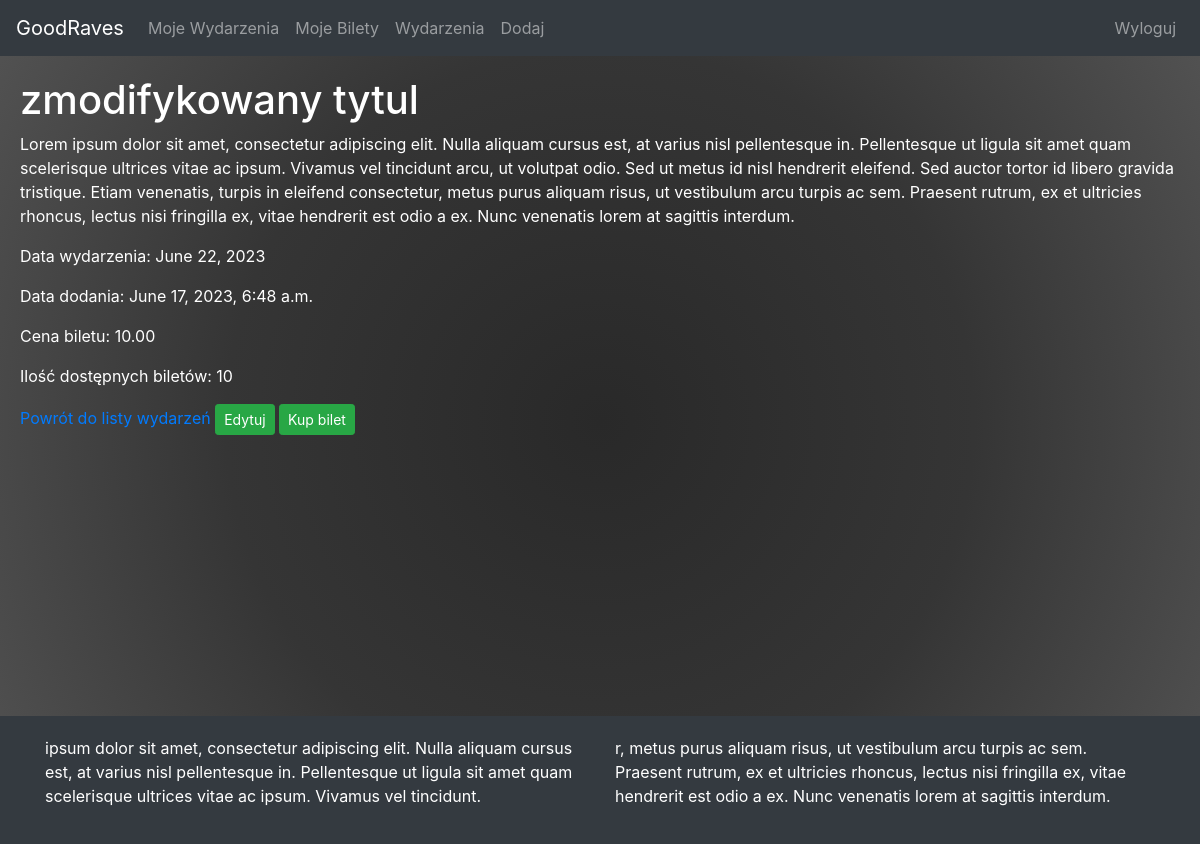
Screenshot of /event/1/ (signed in) with the database file from the repository.
### cms/models.py (models this page shows, shortened)
class Event(models.Model):
    title = models.CharField(max_length=200)
    content = models.TextField()
    author = models.ForeignKey(User, on_delete=models.CASCADE)
    date_added = models.DateTimeField(auto_now=True)
    ticket_quantity = models.PositiveIntegerField(default=0)
    ticket_price = models.DecimalField(max_digits=10, decimal_places=2, default=0.0)
    data_wydarzenia = models.DateField(default=datetime.date.today)

### cms/views.py (the view, shortened to what this page needs)
# urls.py: path('event/<int:event_id>/', views.event_details, name='event_details'),
@login_required
def event_details(request, event_id):
    event = get_object_or_404(Event, pk=event_id)
    return render(request, 'events/event_details.html', {'event': event})

### cms/templates/events/event_details.html (shortened to what this page needs)
{% extends 'events/base.html' %}
{% block content %}
    <h1>{{ event.title }}</h1>
    <p>{{ event.content }}</p>
    <p>Data wydarzenia: {{ event.data_wydarzenia }}</p>
    <p>Data dodania: {{ event.date_added }}</p>
    <p>Cena biletu: {{ event.ticket_price }}</p>
    <p>Ilość dostępnych biletów: {{ event.ticket_quantity }}</p>
    <a href="{% url 'cms:index' %}">Powrót do listy wydarzeń</a>
    {% if user.is_authenticated and event.author == user %}
        <a href="{% url 'cms:edit_event' event.id %}" class="btn btn-success btn-sm">Edytuj</a>
        <a href="{% url 'cms:buy_tickets' event.id %}" class="btn btn-success btn-sm">Kup bilet</a>
    {% endif %}
{% endblock %}

### cms/templates/events/base.html (style rules this page uses)
body { background: rgb(41,41,41); background: radial-gradient(circle, rgba(41,41,41,1) 0%, rgba(53,53,53,1) 51%, rgba(84,84,84,1) 100%); color: #fff;  }

### rows the page displays
Event: title "zmodifykowany tytul", content "Lorem ipsum dolor sit amet, consectetur adipiscing elit. Nulla aliquam cursus est, at varius nisl pellentesque in. Pellentesque ut ligula sit amet quam scelerisque ultrices vitae ac ipsum. Vivamus vel tincidunt arcu, ut volutpat odio. Sed ut metus id nisl hendrerit eleifend. Sed auctor tortor id libero gravida tristique. Etiam venenatis, turpis in eleifend consectetur, metus purus aliquam risus, ut vestibulum arcu turpis ac sem. Praesent rutrum, ex et ultricies rhoncus, lectus nisi fringilla ex, vitae hendrerit est odio a ex. Nunc venenatis lorem at sagittis interdum.", data_wydarzenia "June 22, 2023", date_added "June 17, 2023, 6:48 a.m.", ticket_price "10.00", ticket_quantity "10"
